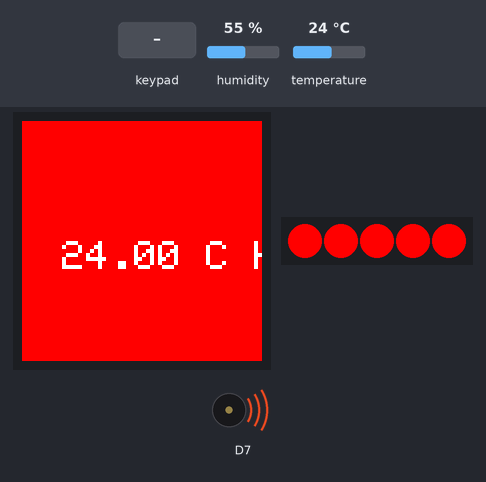
Bench run of a sketch on a simulated Arduino MKR. Shown: 240×240 colour display, 5 RGB LEDs in strip order, left to right, buzzer (waves = sounding). The test bench sets the inputs (shaded band); at power-on: temperature 24 °C, humidity 55 %. What the sketch prints to the serial monitor is not drawn.

Above: at 1.4 s.
1.5 s: keypad keys 1 2 pressed 0.758 s apart
At 4.0 s:
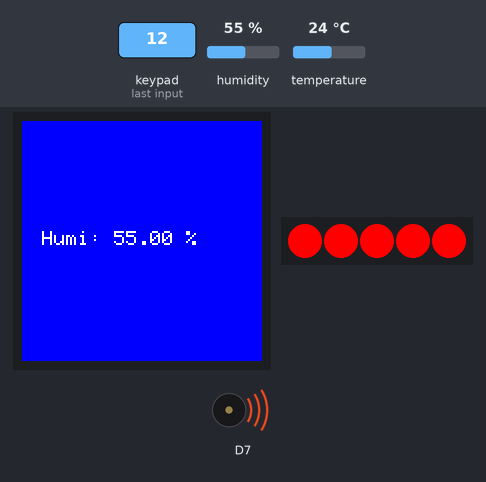
6.0 s: key '0' pressed
At 8.6 s:
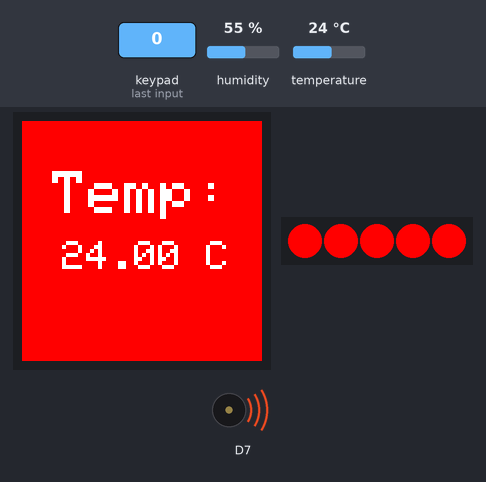
9.1 s: key '3' pressed
At 11.5 s:
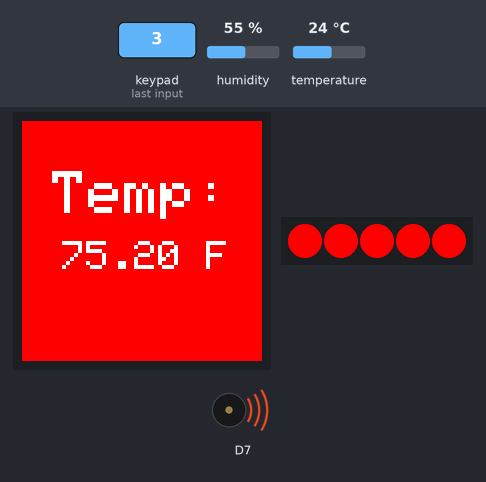
12.2 s: temperature set to 12 °C
At 14.5 s:
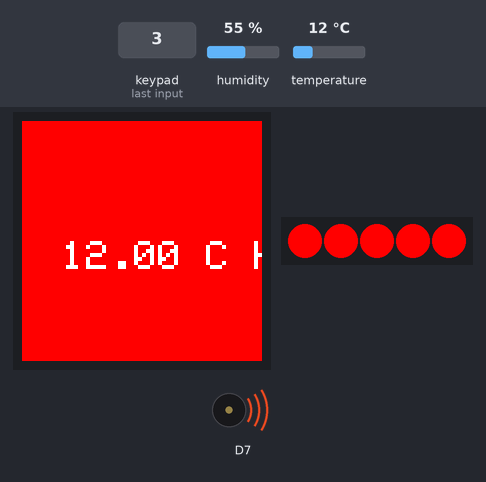
15.3 s: temperature set to 19 °C
At 17.0 s:
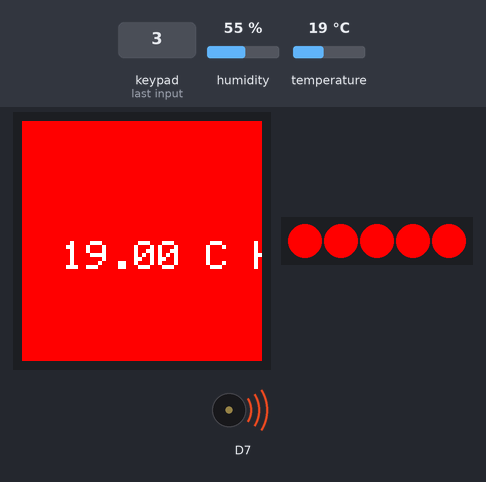
17.8 s: temperature set to 28 °C
At 20.0 s:
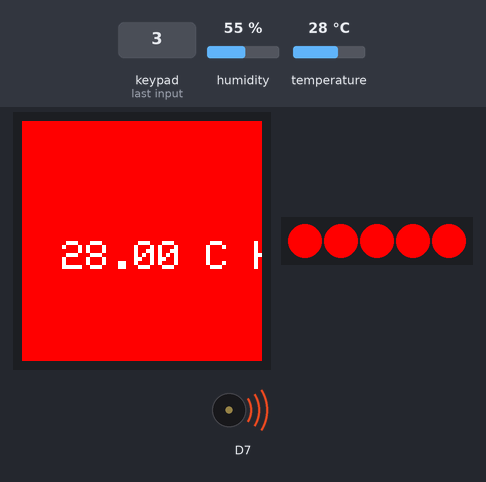
Timing chart, 0 to 21.9 s (numbered marks = the images above; inputs shaded):
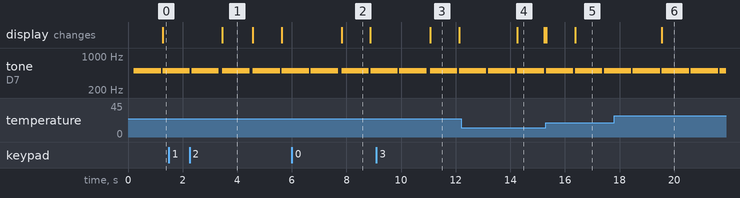

Measured:
- after the input at 1.5 s, the display: changes after 2.0 s (image 1)
- after the input at 6.0 s, the display: changes after 1.8 s (image 2)
- after the input at 9.1 s, the display: changes after 2.0 s (image 3)
- after the input at 12.2 s, the display: changes after 2.0 s (image 4)
- after the input at 15.3 s, the display: first differs from a run without the input after 1.1 s (image 5)
- after the input at 17.8 s, the display: changes after 1.8 s (image 6)
- by itself, tone on D7: repeats every 1.1 s: 500 Hz 1.0 s, silent 0.12 s

The sketch:

codigo_uso_de_kit_arduino_.ino
```cpp
// (licence header left out)
#include <Arduino_MKRIoTCarrier.h>
MKRIoTCarrier carrier;

float temperature = 0;
float humidity = 0;
float kelvin =0;
float fare =0;

void setup() {
  Serial.begin(9600);
  //Wait to open the Serial monitor to start the program and see details on errors


  //Set if it has the Enclosure mounted
  CARRIER_CASE = true;
  //Initialize the IoTSK carrier and output any errors in the serial monitor
  carrier.begin();
}

void loop() {
  // read the sensor values
  temperature = carrier.Env.readTemperature();
  humidity = carrier.Env.readHumidity();
  kelvin = carrier.Env.readHumidity();
  fare=carrier.Env.readTemperature(FAHRENHEIT);

  //Update touch buttons
  carrier.Buttons.update();
  if (temperature<89){
        //first pixel, green
    carrier.leds.setPixelColor(0, 255, 0, 0);
    //second pixel, red
    carrier.leds.setPixelColor(1, 255, 0, 0);
    //third pixel, blue
    carrier.leds.setPixelColor(2, 255, 0, 0);
    //fourth pixel, purple
    carrier.leds.setPixelColor(3, 255, 0, 0);
    //fifth pixel, no color
    carrier.leds.setPixelColor(4, 255, 0, 0);
    carrier.Buzzer.sound(500); // Frequency is set to 500

    delay(1000); // The delay ensures the sound is on for 1000 milliseconds

    carrier.Buzzer.noSound(); // The sound is deactivated

    //update the pixels
    carrier.leds.show();
    carrier.display.fillScreen(ST77XX_RED);
    carrier.display.setTextColor(ST77XX_WHITE);
    carrier.display.setTextSize(4);
    carrier.display.setCursor(40, 120);
    carrier.display.print(temperature);
    carrier.display.print(" C");
    carrier.display.print(" hace calor");

  }

  // print each of the sensor values
  Serial.print("Temperature = ");
  Serial.print(temperature);
  Serial.println(" Â°C");

  Serial.print("Humidity = ");
  Serial.print(humidity);
  Serial.println(" %");

  //function to print out values
  if (carrier.Buttons.onTouchDown(TOUCH0)) {
    printTemperature();
  }

  if (carrier.Buttons.onTouchDown(TOUCH1)) {
    printHumidity();
  }
  if (carrier.Buttons.onTouchDown(TOUCH2)){
    changevalues();
  }
  if (carrier.Buttons.onTouchDown(TOUCH3)){
    changevalues2();
  }
}

void changevalues(){
  carrier.display.fillScreen(ST77XX_RED); //red background
  carrier.display.setTextColor(ST77XX_WHITE); //white text
  carrier.display.setTextSize(6); //large sized text

  carrier.display.setCursor(30, 50); //sets position for printing (x and y)
  carrier.display.print("Temp: ");
  carrier.display.setTextSize(4); //decreasing text size
  carrier.display.setCursor(40, 120); //sets new position for printing (x and y)
  carrier.display.print(kelvin+273);
  carrier.display.print(" K");
}

void changevalues2(){
  carrier.display.fillScreen(ST77XX_RED); //red background
  carrier.display.setTextColor(ST77XX_WHITE); //white text
  carrier.display.setTextSize(6); //large sized text

  carrier.display.setCursor(30, 50); //sets position for printing (x and y)
  carrier.display.print("Temp: ");
  carrier.display.setTextSize(4); //decreasing text size
  carrier.display.setCursor(40, 120); //sets new position for printing (x and y)
  carrier.display.print(fare);
  carrier.display.print(" F");
}

void printTemperature() {
  //configuring display, setting background color, text size and text color
  carrier.display.fillScreen(ST77XX_RED); //red background
  carrier.display.setTextColor(ST77XX_WHITE); //white text
  carrier.display.setTextSize(6); //large sized text

  carrier.display.setCursor(30, 50); //sets position for printing (x and y)
  carrier.display.print("Temp: ");
  carrier.display.setTextSize(4); //decreasing text size
  carrier.display.setCursor(40, 120); //sets new position for printing (x and y)
  carrier.display.print(temperature);
  carrier.display.print(" C");
}


void printHumidity() {
  //configuring display, setting background color, text size and text color
  carrier.display.fillScreen(ST77XX_BLUE); //red background
  carrier.display.setTextColor(ST77XX_WHITE); //white text
  carrier.display.setTextSize(2); //medium sized text

  carrier.display.setCursor(20, 110); //sets position for printing (x and y)
  carrier.display.print("Humi: ");
  carrier.display.print(humidity);
  carrier.display.println(" %");
}
```
